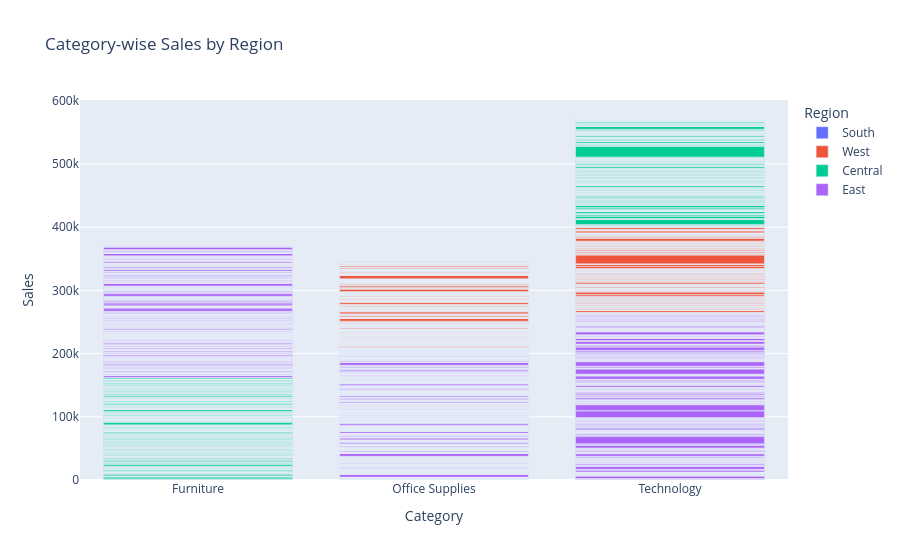

Notebook code for this chart:
### Code cell
# 9. Plotly Interactive Bar Chart

fig = px.bar(
    df,
    x="Category",
    y="Sales",
    color="Region",
    title="Category-wise Sales by Region"
)

fig.write_image("interactive_bar_chart.png")

fig.show()

### Figure 1 — Plotly figure (JSON) as saved in the notebook; plotly's stock layout.template omitted (floating-point values rounded to 4 significant figures; data arrays with more than 128 entries replaced by an {"elided": "..."} marker saying what was removed)
{"data": [{"hovertemplate": "Region=South<br>Category=%{x}<br>Sales=%{y}<extra></extra>", "legendgroup": "South", "marker": {"color": "#636efa", "pattern": {"shape": ""}}, "name": "South", "orientation": "v", "showlegend": true, "textposition": "auto", "type": "bar", "x": {"elided": "1624 str values"}, "xaxis": "x", "y": {"elided": "1624 float values"}, "yaxis": "y"}, {"hovertemplate": "Region=West<br>Category=%{x}<br>Sales=%{y}<extra></extra>", "legendgroup": "West", "marker": {"color": "#EF553B", "pattern": {"shape": ""}}, "name": "West", "orientation": "v", "showlegend": true, "textposition": "auto", "type": "bar", "x": {"elided": "3204 str values"}, "xaxis": "x", "y": {"elided": "3204 float values"}, "yaxis": "y"}, {"hovertemplate": "Region=Central<br>Category=%{x}<br>Sales=%{y}<extra></extra>", "legendgroup": "Central", "marker": {"color": "#00cc96", "pattern": {"shape": ""}}, "name": "Central", "orientation": "v", "showlegend": true, "textposition": "auto", "type": "bar", "x": {"elided": "2322 str values"}, "xaxis": "x", "y": {"elided": "2322 float values"}, "yaxis": "y"}, {"hovertemplate": "Region=East<br>Category=%{x}<br>Sales=%{y}<extra></extra>", "legendgroup": "East", "marker": {"color": "#ab63fa", "pattern": {"shape": ""}}, "name": "East", "orientation": "v", "showlegend": true, "textposition": "auto", "type": "bar", "x": {"elided": "2848 str values"}, "xaxis": "x", "y": {"elided": "2848 float values"}, "yaxis": "y"}], "layout": {"barmode": "relative", "legend": {"title": {"text": "Region"}, "tracegroupgap": 0}, "title": {"text": "Category-wise Sales by Region"}, "xaxis": {"anchor": "y", "domain": [0, 1], "title": {"text": "Category"}}, "yaxis": {"anchor": "x", "domain": [0, 1], "title": {"text": "Sales"}}}}
